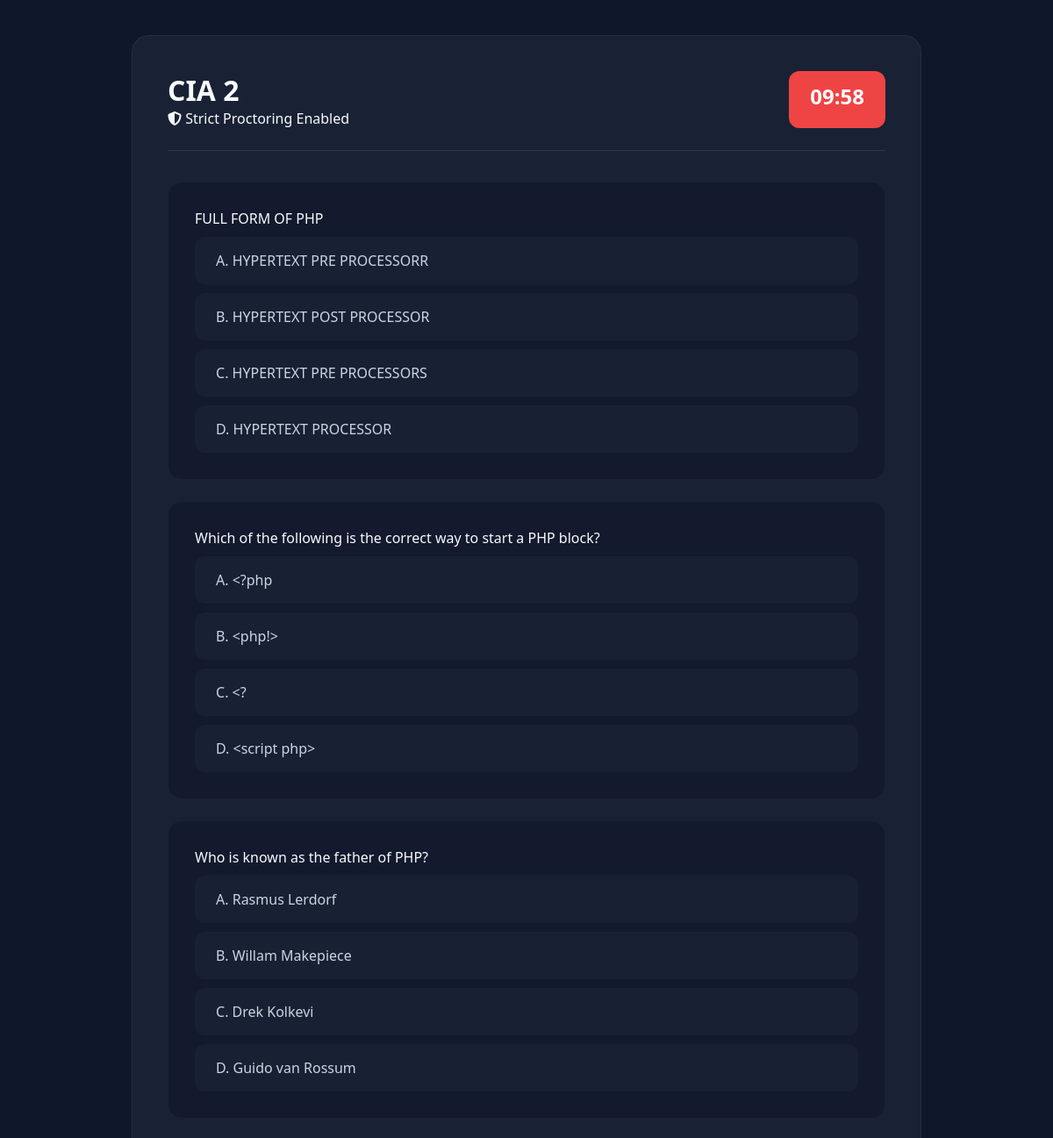
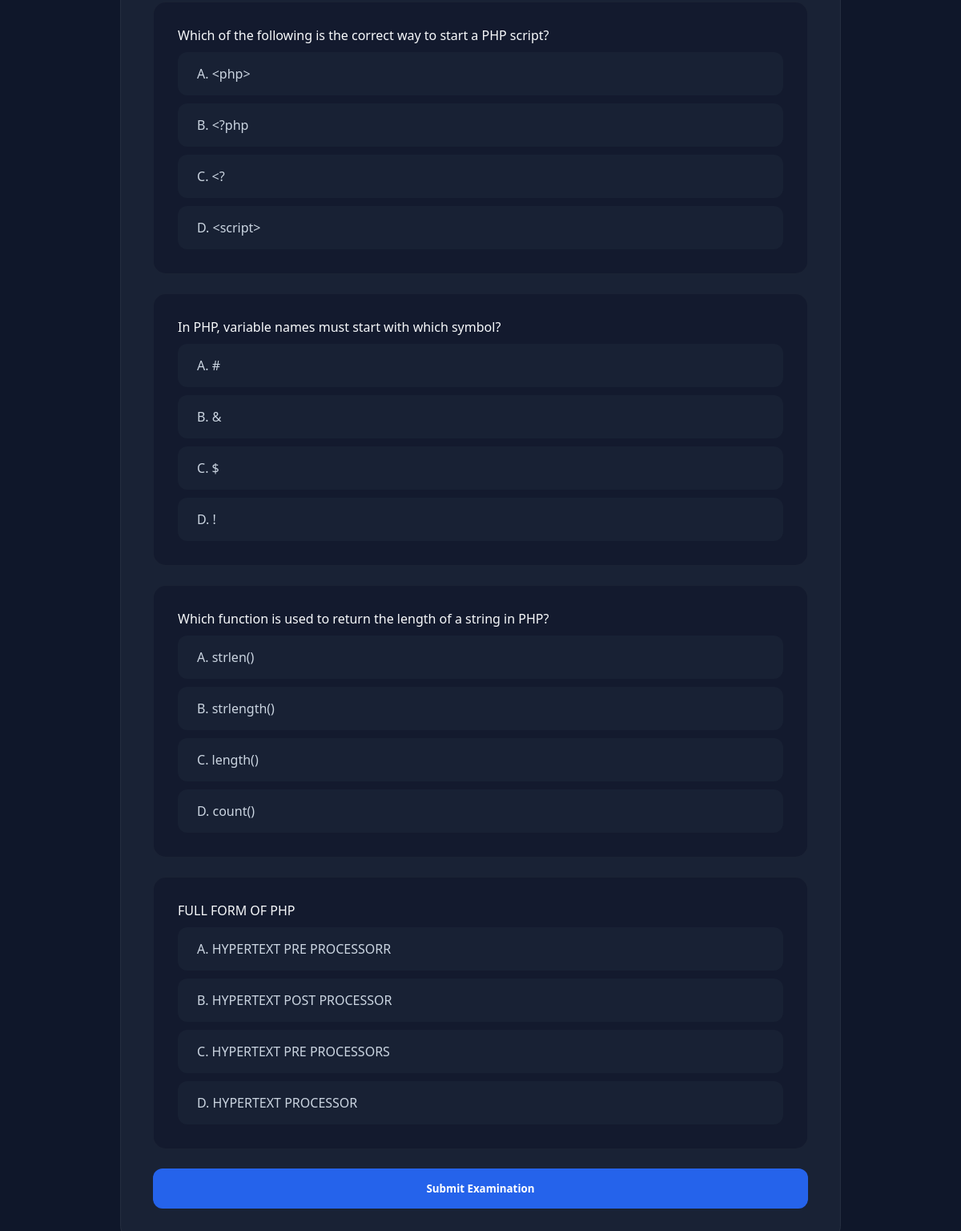
Screenshot of /view_exams.php?id=4 (signed in) with the database file from the repository (2 pictures, top to bottom).
### tables this page shows
CREATE TABLE `exams` (
  `id` int(11) NOT NULL,
  `exam_title` varchar(255) NOT NULL,
  `total_questions` int(10) NOT NULL,
  `duration_mins` int(11) DEFAULT NULL,
  `duration` int(11) NOT NULL DEFAULT 0,
  `status` enum('Active','Inactive') DEFAULT 'Active'
);

CREATE TABLE `questions` (
  `id` int(11) NOT NULL,
  `exam_id` int(11) DEFAULT NULL,
  `question_text` text DEFAULT NULL,
  `option_a` varchar(255) DEFAULT NULL,
  `option_b` varchar(255) DEFAULT NULL,
  `option_c` varchar(255) DEFAULT NULL,
  `option_d` varchar(255) DEFAULT NULL,
  `correct_option` char(1) DEFAULT NULL
);

### view_exams.php (the view, shortened to what this page needs)
<?php
require_once 'db_config.php';
$exam_id = isset($_GET['id']) ? intval($_GET['id']) : 0;
try {
    $exam_stmt = $pdo->prepare("SELECT * FROM exams WHERE id = ?");
    $exam_stmt->execute([$exam_id]);
    $exam = $exam_stmt->fetch(PDO::FETCH_ASSOC);
    $questions_stmt = $pdo->prepare("SELECT * FROM questions WHERE exam_id = ? ORDER BY id ASC");
    $questions_stmt->execute([$exam_id]);
    $all_questions = $questions_stmt->fetchAll(PDO::FETCH_ASSOC);
    $exam_title = htmlspecialchars($exam['exam_title'] ?? $exam['exam_name'] ?? 'Examination');
} catch (PDOException $e) {
    die("Database Connection Error: " . $e->getMessage());
}
?>
<!DOCTYPE html>
<html lang="en">
<head>
    <link rel="stylesheet" href="https://cdnjs.cloudflare.com/ajax/libs/font-awesome/6.4.0/css/all.min.css">
</head>
<body>
    <div class="exam-container">
        <form id="examForm" action="submit_results.php" method="POST">
            <div class="exam-header">
                <div><h1><?= $exam_title ?></h1><p><i class="fa-solid fa-shield-halved"></i> Strict Proctoring Enabled</p></div>
                <div class="timer-badge" id="timerDisplay">--:--</div>
            </div>
            <?php foreach ($all_questions as $q): $qid = $q['id']; ?>
                <div class="question-card" data-qid="<?= $qid ?>" data-correct="<?= strtoupper(trim($q['correct_option'])) ?>">
                    <div class="question-text"><?= htmlspecialchars($q['question_text']) ?></div>
                    <ul class="options-list" style="list-style:none;">
                        <?php foreach(['A','B','C','D'] as $opt): ?>
                        <li class="option-item">
                            <label for="opt<?= $opt ?>_<?= $qid ?>" class="option-label"><?= $opt ?>. <?= htmlspecialchars($q['option_'.strtolower($opt)] ?? '') ?></label>
                        </li>
                        <?php endforeach; ?>
                    </ul>
                </div>
            <?php endforeach; ?>
            <button type="submit" class="btn-submit-exam">Submit Examination</button>
        </form>
    </div>
</body>
</html>

### view_exams.php (style rules this page uses)
* { margin: 0; padding: 0; box-sizing: border-box; font-family: 'Segoe UI', sans-serif; }
body { background-color: #0f172a; color: #f8fafc; min-height: 100vh; padding: 40px 20px; }
.exam-container { max-width: 900px; margin: 0 auto; background: rgba(30, 41, 59, 0.7); padding: 40px; border-radius: 20px; border: 1px solid rgba(255, 255, 255, 0.05); }
.exam-header { display: flex; justify-content: space-between; margin-bottom: 35px; padding-bottom: 25px; border-bottom: 1px solid rgba(255, 255, 255, 0.1); }
.timer-badge { background: #ef4444; color: #fff; padding: 12px 24px; border-radius: 12px; font-size: 24px; font-weight: 800; }
.question-card { background: rgba(15, 23, 42, 0.6); padding: 30px; border-radius: 16px; margin-bottom: 24px; border: 1px solid rgba(255, 255, 255, 0.03); }
.option-label { display: block; padding: 16px 24px; background: rgba(30, 41, 59, 0.5); border-radius: 12px; cursor: pointer; color: #cbd5e1; margin-top: 10px; }
.btn-submit-exam { background: #2563eb; color: #fff; border: none; padding: 16px 36px; border-radius: 12px; cursor: pointer; font-weight: 700; width: 100%; }

### rows the page displays
exams: exam_title "CIA 2"
questions: question_text "FULL FORM OF PHP", opt "A", option_a "HYPERTEXT PRE PROCESSORR", opt "B", option_b "HYPERTEXT POST PROCESSOR", opt "C", option_c "HYPERTEXT PRE PROCESSORS", opt "D", option_d "HYPERTEXT PROCESSOR"
questions: question_text "Which of the following is the correct way to start a PHP block?", opt "A", option_a "<?php", opt "B", option_b "<php!>", opt "C", option_c "<?", opt "D", option_d "<script php>"
questions: question_text "Who is known as the father of PHP?", opt "A", option_a "Rasmus Lerdorf", opt "B", option_b "Willam Makepiece", opt "C", option_c "Drek Kolkevi", opt "D", option_d "Guido van Rossum"
questions: question_text "Which of the following is the correct way to start a PHP script?", opt "A", option_a "<php>", opt "B", option_b "<?php", opt "C", option_c "<?", opt "D", option_d "<script>"
questions: question_text "In PHP, variable names must start with which symbol?", opt "A", option_a "#", opt "B", option_b "&", opt "C", option_c "$", opt "D", option_d "!"
questions: question_text "Which function is used to return the length of a string in PHP?", opt "A", option_a "strlen()", opt "B", option_b "strlength()", opt "C", option_c "length()", opt "D", option_d "count()"
questions: question_text "FULL FORM OF PHP", opt "A", option_a "HYPERTEXT PRE PROCESSORR", opt "B", option_b "HYPERTEXT POST PROCESSOR", opt "C", option_c "HYPERTEXT PRE PROCESSORS", opt "D", option_d "HYPERTEXT PROCESSOR"
